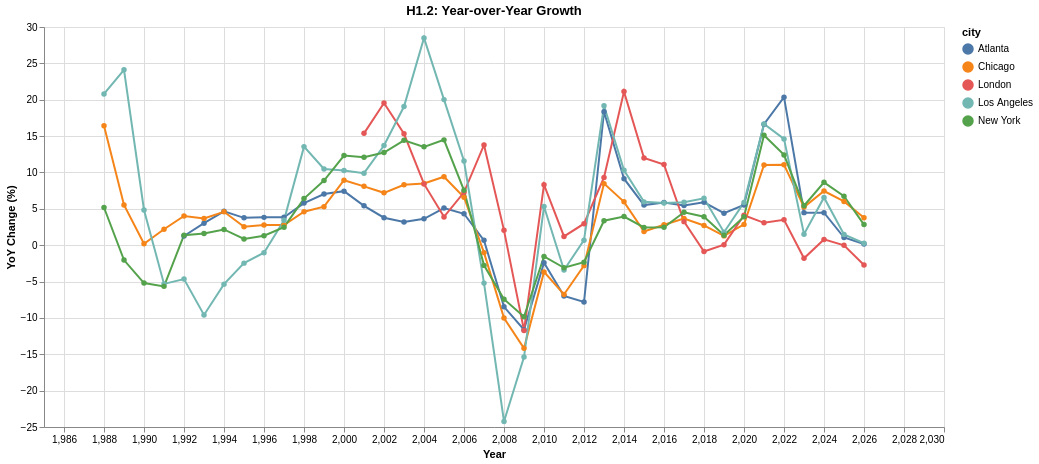

The code cell stored with this chart in its notebook:
### Markdown cell above
### H1 - Visual 1: Index Level with Olympic Markers

**What's informative about this view:**
- Shows long-run index movement for each city in a single frame.
- Makes bid and games years explicit with vertical markers.
- Helps compare whether London behaves differently from US cities.

**What could be improved about this view:**
- Index levels are not directly comparable across different baselines.
- Add normalization or faceting to reduce scale effects.
- Add confidence/context bands (macro cycles) for interpretation.

### Code cell
# H1.2: YoY Growth (Altair line chart)

h1_2 = alt.Chart(annual_evt).mark_line(point=True, size=2).encode(

    x=alt.X('year:Q', title='Year'),

    y=alt.Y('yoy_pct:Q', title='YoY Change (%)'),

    color=alt.Color('city:N'),

    tooltip=['year:Q', 'city:N', alt.Tooltip('yoy_pct:Q', format='.2f')]

).properties(width=900, height=400, title='H1.2: Year-over-Year Growth')

h1_2.display()

### Figure 1 — Vega-Lite specification as saved in the notebook (floating-point values rounded to 4 significant figures; data arrays with more than 128 entries replaced by an {"elided": "..."} marker saying what was removed)
{"config": {"view": {"continuousWidth": 300, "continuousHeight": 300}}, "data": {"name": "data-823706e68273a8dca3339362b7369ce1"}, "mark": {"type": "line", "point": true, "size": 2}, "encoding": {"color": {"field": "city", "type": "nominal"}, "tooltip": [{"field": "year", "type": "quantitative"}, {"field": "city", "type": "nominal"}, {"field": "yoy_pct", "format": ".2f", "type": "quantitative"}], "x": {"field": "year", "title": "Year", "type": "quantitative"}, "y": {"field": "yoy_pct", "title": "YoY Change (%)", "type": "quantitative"}}, "height": 400, "title": "H1.2: Year-over-Year Growth", "width": 900, "$schema": "https://vega.github.io/schema/vega-lite/v5.8.0.json", "datasets": {"data-823706e68273a8dca3339362b7369ce1": {"elided": "183 records"}}}
